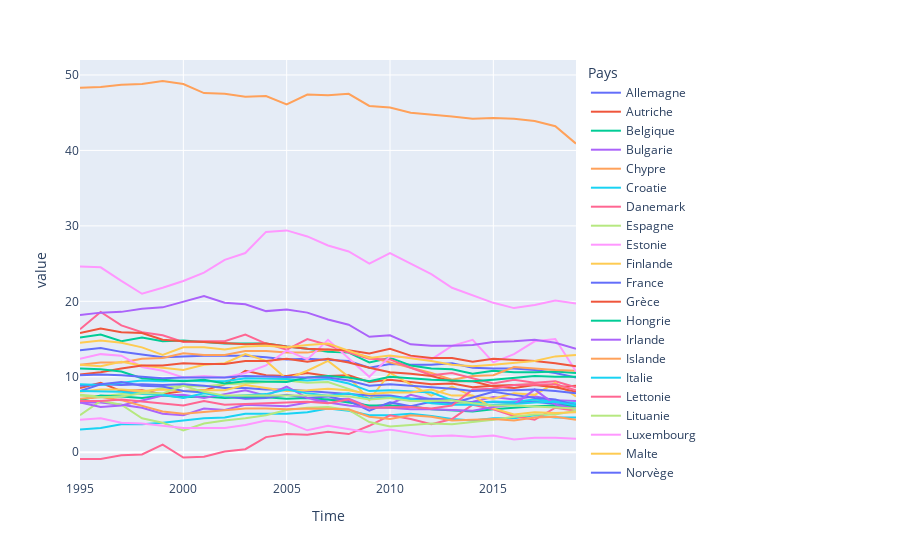

Write notebook code for a chart like this one.
### Code cell
T_HAB_clean_df_pivot.plot()

### Figure 1 — Plotly figure (JSON) as saved in the notebook; plotly's stock layout.template omitted (floating-point values rounded to 4 significant figures)
{"data": [{"hovertemplate": "Pays=Allemagne<br>Time=%{x}<br>value=%{y}<extra></extra>", "legendgroup": "Allemagne", "line": {"color": "#636efa", "dash": "solid"}, "marker": {"symbol": "circle"}, "mode": "lines", "name": "Allemagne", "orientation": "v", "showlegend": true, "type": "scatter", "x": [1995, 1996, 1997, 1998, 1999, 2000, 2001, 2002, 2003, 2004, 2005, 2006, 2007, 2008, 2009, 2010, 2011, 2012, 2013, 2014, 2015, 2016, 2017, 2018, 2019], "xaxis": "x", "y": [13.5, 13.8, 13.3, 13, 12.6, 12.7, 12.8, 12.8, 12.8, 12.6, 12.3, 12.4, 12.2, 12.1, 11.2, 11.7, 11.6, 11.6, 11.8, 11.2, 11.1, 11.1, 10.9, 10.5, 9.9], "yaxis": "y"}, {"hovertemplate": "Pays=Autriche<br>Time=%{x}<br>value=%{y}<extra></extra>", "legendgroup": "Autriche", "line": {"color": "#EF553B", "dash": "solid"}, "marker": {"symbol": "circle"}, "mode": "lines", "name": "Autriche", "orientation": "v", "showlegend": true, "type": "scatter", "x": [1995, 1996, 1997, 1998, 1999, 2000, 2001, 2002, 2003, 2004, 2005, 2006, 2007, 2008, 2009, 2010, 2011, 2012, 2013, 2014, 2015, 2016, 2017, 2018, 2019], "xaxis": "x", "y": [8.5, 9.2, 8.1, 8.2, 7.7, 8.1, 8.2, 9, 10.8, 10.2, 10.1, 10.5, 10.1, 10.2, 9.3, 9.6, 9.3, 9, 9.1, 8.6, 8.8, 8.9, 9, 8.6, 8.8], "yaxis": "y"}, {"hovertemplate": "Pays=Belgique<br>Time=%{x}<br>value=%{y}<extra></extra>", "legendgroup": "Belgique", "line": {"color": "#00cc96", "dash": "solid"}, "marker": {"symbol": "circle"}, "mode": "lines", "name": "Belgique", "orientation": "v", "showlegend": true, "type": "scatter", "x": [1995, 1996, 1997, 1998, 1999, 2000, 2001, 2002, 2003, 2004, 2005, 2006, 2007, 2008, 2009, 2010, 2011, 2012, 2013, 2014, 2015, 2016, 2017, 2018, 2019], "xaxis": "x", "y": [15.2, 15.6, 14.7, 15.2, 14.7, 14.8, 14.6, 14.4, 14.4, 14.4, 14, 13.7, 13.3, 13.2, 11.9, 12.5, 11.5, 11.1, 11, 10.4, 10.8, 10.6, 10.6, 10.7, 10.5], "yaxis": "y"}, {"hovertemplate": "Pays=Bulgarie<br>Time=%{x}<br>value=%{y}<extra></extra>", "legendgroup": "Bulgarie", "line": {"color": "#ab63fa", "dash": "solid"}, "marker": {"symbol": "circle"}, "mode": "lines", "name": "Bulgarie", "orientation": "v", "showlegend": true, "type": "scatter", "x": [1995, 1996, 1997, 1998, 1999, 2000, 2001, 2002, 2003, 2004, 2005, 2006, 2007, 2008, 2009, 2010, 2011, 2012, 2013, 2014, 2015, 2016, 2017, 2018, 2019], "xaxis": "x", "y": [6.6, 6.6, 6.3, 5.9, 5.1, 4.9, 5.8, 5.6, 6.3, 6.2, 6.1, 6.6, 7, 7.1, 6, 6.4, 7.6, 7, 6.5, 6.7, 7.3, 7, 7.4, 6.9, 6.8], "yaxis": "y"}, {"hovertemplate": "Pays=Chypre<br>Time=%{x}<br>value=%{y}<extra></extra>", "legendgroup": "Chypre", "line": {"color": "#FFA15A", "dash": "solid"}, "marker": {"symbol": "circle"}, "mode": "lines", "name": "Chypre", "orientation": "v", "showlegend": true, "type": "scatter", "x": [1995, 1996, 1997, 1998, 1999, 2000, 2001, 2002, 2003, 2004, 2005, 2006, 2007, 2008, 2009, 2010, 2011, 2012, 2013, 2014, 2015, 2016, 2017, 2018, 2019], "xaxis": "x", "y": [11.6, 11.9, 11.9, 12.4, 12.5, 13.1, 12.9, 12.9, 13.4, 13.4, 13.2, 13.2, 13.6, 13.3, 12.6, 11.9, 11.3, 10.5, 9.6, 10.1, 10.2, 11.3, 11.1, 10.9, 10.8], "yaxis": "y"}, {"hovertemplate": "Pays=Croatie<br>Time=%{x}<br>value=%{y}<extra></extra>", "legendgroup": "Croatie", "line": {"color": "#19d3f3", "dash": "solid"}, "marker": {"symbol": "circle"}, "mode": "lines", "name": "Croatie", "orientation": "v", "showlegend": true, "type": "scatter", "x": [1995, 1996, 1997, 1998, 1999, 2000, 2001, 2002, 2003, 2004, 2005, 2006, 2007, 2008, 2009, 2010, 2011, 2012, 2013, 2014, 2015, 2016, 2017, 2018, 2019], "xaxis": "x", "y": [3, 3.2, 3.7, 3.7, 3.9, 4.2, 4.5, 4.6, 5.1, 5.1, 5.1, 5.3, 5.8, 5.5, 4.9, 4.9, 5.1, 4.8, 4.4, 4.2, 4.5, 4.5, 4.9, 4.6, 4.6], "yaxis": "y"}, {"hovertemplate": "Pays=Danemark<br>Time=%{x}<br>value=%{y}<extra></extra>", "legendgroup": "Danemark", "line": {"color": "#FF6692", "dash": "solid"}, "marker": {"symbol": "circle"}, "mode": "lines", "name": "Danemark", "orientation": "v", "showlegend": true, "type": "scatter", "x": [1995, 1996, 1997, 1998, 1999, 2000, 2001, 2002, 2003, 2004, 2005, 2006, 2007, 2008, 2009, 2010, 2011, 2012, 2013, 2014, 2015, 2016, 2017, 2018, 2019], "xaxis": "x", "y": [16.3, 18.6, 16.8, 15.9, 15.5, 14.6, 14.7, 14.7, 15.6, 14.4, 13.6, 15, 14.2, 13.2, 12.4, 12.3, 11.2, 10.2, 10.5, 9.8, 9.1, 9.6, 9.2, 9.4, 8.6], "yaxis": "y"}, {"hovertemplate": "Pays=Espagne<br>Time=%{x}<br>value=%{y}<extra></extra>", "legendgroup": "Espagne", "line": {"color": "#B6E880", "dash": "solid"}, "marker": {"symbol": "circle"}, "mode": "lines", "name": "Espagne", "orientation": "v", "showlegend": true, "type": "scatter", "x": [1995, 1996, 1997, 1998, 1999, 2000, 2001, 2002, 2003, 2004, 2005, 2006, 2007, 2008, 2009, 2010, 2011, 2012, 2013, 2014, 2015, 2016, 2017, 2018, 2019], "xaxis": "x", "y": [7.6, 7.4, 7.7, 7.9, 8.5, 8.8, 8.7, 9, 9.1, 9.3, 9.5, 9.2, 9.3, 8.4, 7.5, 7.2, 7.1, 7, 6.5, 6.5, 6.7, 6.5, 6.8, 6.7, 6.3], "yaxis": "y"}, {"hovertemplate": "Pays=Estonie<br>Time=%{x}<br>value=%{y}<extra></extra>", "legendgroup": "Estonie", "line": {"color": "#FF97FF", "dash": "solid"}, "marker": {"symbol": "circle"}, "mode": "lines", "name": "Estonie", "orientation": "v", "showlegend": true, "type": "scatter", "x": [1995, 1996, 1997, 1998, 1999, 2000, 2001, 2002, 2003, 2004, 2005, 2006, 2007, 2008, 2009, 2010, 2011, 2012, 2013, 2014, 2015, 2016, 2017, 2018, 2019], "xaxis": "x", "y": [12.4, 13, 12.8, 11.3, 10.8, 9.9, 10.1, 9.9, 10.5, 11.5, 13.5, 12.3, 14.9, 12.4, 10, 12.7, 12.6, 12.3, 14.1, 14.9, 11.9, 13, 14.7, 15, 10.7], "yaxis": "y"}, {"hovertemplate": "Pays=Finlande<br>Time=%{x}<br>value=%{y}<extra></extra>", "legendgroup": "Finlande", "line": {"color": "#FECB52", "dash": "solid"}, "marker": {"symbol": "circle"}, "mode": "lines", "name": "Finlande", "orientation": "v", "showlegend": true, "type": "scatter", "x": [1995, 1996, 1997, 1998, 1999, 2000, 2001, 2002, 2003, 2004, 2005, 2006, 2007, 2008, 2009, 2010, 2011, 2012, 2013, 2014, 2015, 2016, 2017, 2018, 2019], "xaxis": "x", "y": [11.6, 11.4, 12, 11.5, 11.2, 10.9, 11.6, 11.8, 13, 12.1, 9.7, 10.8, 12.1, 10, 6.9, 10.5, 9, 7.5, 8.7, 7.4, 7.1, 7.8, 7.6, 9.2, 7.4], "yaxis": "y"}, {"hovertemplate": "Pays=France<br>Time=%{x}<br>value=%{y}<extra></extra>", "legendgroup": "France", "line": {"color": "#636efa", "dash": "solid"}, "marker": {"symbol": "circle"}, "mode": "lines", "name": "France", "orientation": "v", "showlegend": true, "type": "scatter", "x": [1995, 1996, 1997, 1998, 1999, 2000, 2001, 2002, 2003, 2004, 2005, 2006, 2007, 2008, 2009, 2010, 2011, 2012, 2013, 2014, 2015, 2016, 2017, 2018, 2019], "xaxis": "x", "y": [8.8, 9, 8.9, 9, 8.9, 9, 8.8, 8.5, 8.5, 8.3, 8.3, 8.1, 7.9, 7.7, 7.5, 7.5, 7.1, 7.1, 7, 6.6, 6.7, 6.6, 6.7, 6.4, 6.3], "yaxis": "y"}, {"hovertemplate": "Pays=Grèce<br>Time=%{x}<br>value=%{y}<extra></extra>", "legendgroup": "Grèce", "line": {"color": "#EF553B", "dash": "solid"}, "marker": {"symbol": "circle"}, "mode": "lines", "name": "Grèce", "orientation": "v", "showlegend": true, "type": "scatter", "x": [1995, 1996, 1997, 1998, 1999, 2000, 2001, 2002, 2003, 2004, 2005, 2006, 2007, 2008, 2009, 2010, 2011, 2012, 2013, 2014, 2015, 2016, 2017, 2018, 2019], "xaxis": "x", "y": [10.3, 10.6, 11.1, 11.5, 11.5, 11.8, 11.7, 11.7, 12.1, 12.1, 12.4, 12, 12.4, 11.9, 11.2, 10.6, 10.4, 10.1, 9.4, 9.4, 8.7, 8.5, 8.9, 8.6, 8], "yaxis": "y"}, {"hovertemplate": "Pays=Hongrie<br>Time=%{x}<br>value=%{y}<extra></extra>", "legendgroup": "Hongrie", "line": {"color": "#00cc96", "dash": "solid"}, "marker": {"symbol": "circle"}, "mode": "lines", "name": "Hongrie", "orientation": "v", "showlegend": true, "type": "scatter", "x": [1995, 1996, 1997, 1998, 1999, 2000, 2001, 2002, 2003, 2004, 2005, 2006, 2007, 2008, 2009, 2010, 2011, 2012, 2013, 2014, 2015, 2016, 2017, 2018, 2019], "xaxis": "x", "y": [6.9, 7.5, 7.4, 7.2, 7.5, 7.3, 7.4, 7.2, 7.3, 7.3, 7.1, 7.2, 7, 6.6, 6.2, 6.2, 6.1, 5.7, 5.5, 5.4, 5.7, 5.9, 6.1, 6.2, 6.1], "yaxis": "y"}, {"hovertemplate": "Pays=Irlande<br>Time=%{x}<br>value=%{y}<extra></extra>", "legendgroup": "Irlande", "line": {"color": "#ab63fa", "dash": "solid"}, "marker": {"symbol": "circle"}, "mode": "lines", "name": "Irlande", "orientation": "v", "showlegend": true, "type": "scatter", "x": [1995, 1996, 1997, 1998, 1999, 2000, 2001, 2002, 2003, 2004, 2005, 2006, 2007, 2008, 2009, 2010, 2011, 2012, 2013, 2014, 2015, 2016, 2017, 2018, 2019], "xaxis": "x", "y": [18.2, 18.5, 18.6, 19, 19.2, 20, 20.7, 19.8, 19.6, 18.7, 18.9, 18.5, 17.6, 16.9, 15.3, 15.5, 14.3, 14.1, 14.1, 14.2, 14.6, 14.7, 14.9, 14.5, 13.7], "yaxis": "y"}, {"hovertemplate": "Pays=Islande<br>Time=%{x}<br>value=%{y}<extra></extra>", "legendgroup": "Islande", "line": {"color": "#FFA15A", "dash": "solid"}, "marker": {"symbol": "circle"}, "mode": "lines", "name": "Islande", "orientation": "v", "showlegend": true, "type": "scatter", "x": [1995, 1996, 1997, 1998, 1999, 2000, 2001, 2002, 2003, 2004, 2005, 2006, 2007, 2008, 2009, 2010, 2011, 2012, 2013, 2014, 2015, 2016, 2017, 2018, 2019], "xaxis": "x", "y": [48.3, 48.4, 48.7, 48.8, 49.2, 48.8, 47.6, 47.5, 47.1, 47.2, 46.1, 47.4, 47.3, 47.5, 45.9, 45.7, 45, 44.8, 44.5, 44.2, 44.3, 44.2, 43.9, 43.2, 40.9], "yaxis": "y"}, {"hovertemplate": "Pays=Italie<br>Time=%{x}<br>value=%{y}<extra></extra>", "legendgroup": "Italie", "line": {"color": "#19d3f3", "dash": "solid"}, "marker": {"symbol": "circle"}, "mode": "lines", "name": "Italie", "orientation": "v", "showlegend": true, "type": "scatter", "x": [1995, 1996, 1997, 1998, 1999, 2000, 2001, 2002, 2003, 2004, 2005, 2006, 2007, 2008, 2009, 2010, 2011, 2012, 2013, 2014, 2015, 2016, 2017, 2018, 2019], "xaxis": "x", "y": [9, 8.9, 9.2, 9.5, 9.4, 9.5, 9.4, 9.4, 9.8, 9.7, 9.7, 9.5, 9.7, 9.1, 8.1, 8.2, 8.1, 7.9, 6.9, 6.5, 6.7, 6.7, 7, 6.7, 6.5], "yaxis": "y"}, {"hovertemplate": "Pays=Lettonie<br>Time=%{x}<br>value=%{y}<extra></extra>", "legendgroup": "Lettonie", "line": {"color": "#FF6692", "dash": "solid"}, "marker": {"symbol": "circle"}, "mode": "lines", "name": "Lettonie", "orientation": "v", "showlegend": true, "type": "scatter", "x": [1995, 1996, 1997, 1998, 1999, 2000, 2001, 2002, 2003, 2004, 2005, 2006, 2007, 2008, 2009, 2010, 2011, 2012, 2013, 2014, 2015, 2016, 2017, 2018, 2019], "xaxis": "x", "y": [-0.9, -0.9, -0.4, -0.3, 1, -0.7, -0.6, 0.1, 0.4, 2, 2.4, 2.3, 2.7, 2.4, 3.5, 4.9, 4.4, 3.7, 4.4, 6.3, 5.7, 4.8, 4.3, 5.9, 5.5], "yaxis": "y"}, {"hovertemplate": "Pays=Lituanie<br>Time=%{x}<br>value=%{y}<extra></extra>", "legendgroup": "Lituanie", "line": {"color": "#B6E880", "dash": "solid"}, "marker": {"symbol": "circle"}, "mode": "lines", "name": "Lituanie", "orientation": "v", "showlegend": true, "type": "scatter", "x": [1995, 1996, 1997, 1998, 1999, 2000, 2001, 2002, 2003, 2004, 2005, 2006, 2007, 2008, 2009, 2010, 2011, 2012, 2013, 2014, 2015, 2016, 2017, 2018, 2019], "xaxis": "x", "y": [4.9, 6.8, 6.3, 4.5, 3.9, 2.9, 3.8, 4.2, 4.5, 4.9, 5.6, 5.9, 6, 5.6, 4, 3.4, 3.6, 3.8, 3.7, 4, 4.3, 4.7, 5, 5, 5.5], "yaxis": "y"}, {"hovertemplate": "Pays=Luxembourg<br>Time=%{x}<br>value=%{y}<extra></extra>", "legendgroup": "Luxembourg", "line": {"color": "#FF97FF", "dash": "solid"}, "marker": {"symbol": "circle"}, "mode": "lines", "name": "Luxembourg", "orientation": "v", "showlegend": true, "type": "scatter", "x": [1995, 1996, 1997, 1998, 1999, 2000, 2001, 2002, 2003, 2004, 2005, 2006, 2007, 2008, 2009, 2010, 2011, 2012, 2013, 2014, 2015, 2016, 2017, 2018, 2019], "xaxis": "x", "y": [24.6, 24.5, 22.7, 21, 21.8, 22.7, 23.8, 25.5, 26.4, 29.2, 29.4, 28.6, 27.4, 26.6, 25, 26.4, 25, 23.6, 21.8, 20.8, 19.8, 19.1, 19.5, 20.1, 19.7], "yaxis": "y"}, {"hovertemplate": "Pays=Malte<br>Time=%{x}<br>value=%{y}<extra></extra>", "legendgroup": "Malte", "line": {"color": "#FECB52", "dash": "solid"}, "marker": {"symbol": "circle"}, "mode": "lines", "name": "Malte", "orientation": "v", "showlegend": true, "type": "scatter", "x": [1995, 1996, 1997, 1998, 1999, 2000, 2001, 2002, 2003, 2004, 2005, 2006, 2007, 2008, 2009, 2010, 2011, 2012, 2013, 2014, 2015, 2016, 2017, 2018, 2019], "xaxis": "x", "y": [8, 8.3, 8.3, 8.1, 8.3, 8.1, 8.2, 8.2, 8.9, 8.5, 8.1, 8.2, 8.4, 8.2, 7.7, 7.9, 7.9, 8.3, 7.5, 7.5, 5.8, 5, 5.3, 5.2, 5.3], "yaxis": "y"}, {"hovertemplate": "Pays=Norvège<br>Time=%{x}<br>value=%{y}<extra></extra>", "legendgroup": "Norvège", "line": {"color": "#636efa", "dash": "solid"}, "marker": {"symbol": "circle"}, "mode": "lines", "name": "Norvège", "orientation": "v", "showlegend": true, "type": "scatter", "x": [1995, 1996, 1997, 1998, 1999, 2000, 2001, 2002, 2003, 2004, 2005, 2006, 2007, 2008, 2009, 2010, 2011, 2012, 2013, 2014, 2015, 2016, 2017, 2018, 2019], "xaxis": "x", "y": [8.1, 9, 9.3, 8.8, 8.7, 8.1, 7.9, 7.4, 7.1, 7.2, 7.6, 7.2, 7.4, 6.8, 5.5, 6.6, 6.1, 6.7, 6.5, 7.2, 8, 7.6, 7.2, 7, 6.2], "yaxis": "y"}, {"hovertemplate": "Pays=Pays-Bas<br>Time=%{x}<br>value=%{y}<extra></extra>", "legendgroup": "Pays-Bas", "line": {"color": "#EF553B", "dash": "solid"}, "marker": {"symbol": "circle"}, "mode": "lines", "name": "Pays-Bas", "orientation": "v", "showlegend": true, "type": "scatter", "x": [1995, 1996, 1997, 1998, 1999, 2000, 2001, 2002, 2003, 2004, 2005, 2006, 2007, 2008, 2009, 2010, 2011, 2012, 2013, 2014, 2015, 2016, 2017, 2018, 2019], "xaxis": "x", "y": [15.8, 16.4, 15.9, 15.8, 14.9, 14.7, 14.6, 14.4, 14.3, 14.4, 14, 13.7, 13.6, 13.5, 13.1, 13.7, 12.8, 12.5, 12.5, 12, 12.4, 12.3, 12.1, 11.8, 11.4], "yaxis": "y"}, {"hovertemplate": "Pays=Pologne<br>Time=%{x}<br>value=%{y}<extra></extra>", "legendgroup": "Pologne", "line": {"color": "#00cc96", "dash": "solid"}, "marker": {"symbol": "circle"}, "mode": "lines", "name": "Pologne", "orientation": "v", "showlegend": true, "type": "scatter", "x": [1995, 1996, 1997, 1998, 1999, 2000, 2001, 2002, 2003, 2004, 2005, 2006, 2007, 2008, 2009, 2010, 2011, 2012, 2013, 2014, 2015, 2016, 2017, 2018, 2019], "xaxis": "x", "y": [11.1, 11, 10.7, 9.8, 9.6, 9.4, 9.6, 9.1, 9.4, 9.3, 9.3, 9.9, 10.1, 9.9, 9.4, 10, 9.8, 9.6, 9.5, 9.4, 9.6, 9.8, 10.1, 10, 10], "yaxis": "y"}, {"hovertemplate": "Pays=Portugal<br>Time=%{x}<br>value=%{y}<extra></extra>", "legendgroup": "Portugal", "line": {"color": "#ab63fa", "dash": "solid"}, "marker": {"symbol": "circle"}, "mode": "lines", "name": "Portugal", "orientation": "v", "showlegend": true, "type": "scatter", "x": [1995, 1996, 1997, 1998, 1999, 2000, 2001, 2002, 2003, 2004, 2005, 2006, 2007, 2008, 2009, 2010, 2011, 2012, 2013, 2014, 2015, 2016, 2017, 2018, 2019], "xaxis": "x", "y": [6.6, 6, 6.2, 6.8, 7.5, 7.6, 7.2, 7.7, 8.2, 7.5, 8.7, 7.2, 6.6, 6.2, 5.9, 5.9, 5.7, 5.7, 5.6, 5.5, 6, 6.3, 8.3, 6.3, 5.8], "yaxis": "y"}, {"hovertemplate": "Pays=Roumanie<br>Time=%{x}<br>value=%{y}<extra></extra>", "legendgroup": "Roumanie", "line": {"color": "#FFA15A", "dash": "solid"}, "marker": {"symbol": "circle"}, "mode": "lines", "name": "Roumanie", "orientation": "v", "showlegend": true, "type": "scatter", "x": [1995, 1996, 1997, 1998, 1999, 2000, 2001, 2002, 2003, 2004, 2005, 2006, 2007, 2008, 2009, 2010, 2011, 2012, 2013, 2014, 2015, 2016, 2017, 2018, 2019], "xaxis": "x", "y": [7.1, 7.3, 6.9, 6.2, 5.4, 5.1, 5.3, 5.5, 5.8, 5.8, 5.7, 5.8, 5.8, 5.7, 4.7, 4.4, 4.9, 4.7, 4.2, 4.3, 4.4, 4.2, 4.6, 4.7, 4.3], "yaxis": "y"}, {"hovertemplate": "Pays=Slovaquie<br>Time=%{x}<br>value=%{y}<extra></extra>", "legendgroup": "Slovaquie", "line": {"color": "#19d3f3", "dash": "solid"}, "marker": {"symbol": "circle"}, "mode": "lines", "name": "Slovaquie", "orientation": "v", "showlegend": true, "type": "scatter", "x": [1995, 1996, 1997, 1998, 1999, 2000, 2001, 2002, 2003, 2004, 2005, 2006, 2007, 2008, 2009, 2010, 2011, 2012, 2013, 2014, 2015, 2016, 2017, 2018, 2019], "xaxis": "x", "y": [8.1, 8, 8, 7.7, 7.6, 7.2, 7.8, 7.4, 7.6, 7.7, 8.3, 7.8, 7.5, 7.8, 7.1, 7.3, 7.1, 6.5, 6.3, 6.3, 6.3, 6.4, 6.6, 6.7, 6.2], "yaxis": "y"}, {"hovertemplate": "Pays=Slovénie<br>Time=%{x}<br>value=%{y}<extra></extra>", "legendgroup": "Slovénie", "line": {"color": "#FF6692", "dash": "solid"}, "marker": {"symbol": "circle"}, "mode": "lines", "name": "Slovénie", "orientation": "v", "showlegend": true, "type": "scatter", "x": [1995, 1996, 1997, 1998, 1999, 2000, 2001, 2002, 2003, 2004, 2005, 2006, 2007, 2008, 2009, 2010, 2011, 2012, 2013, 2014, 2015, 2016, 2017, 2018, 2019], "xaxis": "x", "y": [6.8, 6.8, 7, 6.7, 6.4, 6.2, 6.8, 6.3, 6.4, 6.5, 6.6, 6.7, 6.5, 7, 5.9, 6, 6, 5.8, 6.2, 8.3, 8.4, 8.9, 9, 9, 8.2], "yaxis": "y"}, {"hovertemplate": "Pays=Suisse<br>Time=%{x}<br>value=%{y}<extra></extra>", "legendgroup": "Suisse", "line": {"color": "#B6E880", "dash": "solid"}, "marker": {"symbol": "circle"}, "mode": "lines", "name": "Suisse", "orientation": "v", "showlegend": true, "type": "scatter", "x": [1995, 1996, 1997, 1998, 1999, 2000, 2001, 2002, 2003, 2004, 2005, 2006, 2007, 2008, 2009, 2010, 2011, 2012, 2013, 2014, 2015, 2016, 2017, 2018, 2019], "xaxis": "x", "y": [7.5, 7.3, 7.4, 7.8, 7.8, 8.8, 8, 7.5, 7.5, 7.5, 7.6, 7.6, 7.5, 7.4, 7, 7.2, 6.8, 6.8, 6.9, 6.5, 6.2, 6.2, 6.1, 6, 5.8], "yaxis": "y"}, {"hovertemplate": "Pays=Suède<br>Time=%{x}<br>value=%{y}<extra></extra>", "legendgroup": "Suède", "line": {"color": "#FF97FF", "dash": "solid"}, "marker": {"symbol": "circle"}, "mode": "lines", "name": "Suède", "orientation": "v", "showlegend": true, "type": "scatter", "x": [1995, 1996, 1997, 1998, 1999, 2000, 2001, 2002, 2003, 2004, 2005, 2006, 2007, 2008, 2009, 2010, 2011, 2012, 2013, 2014, 2015, 2016, 2017, 2018, 2019], "xaxis": "x", "y": [4.3, 4.5, 3.9, 3.8, 3.5, 3.2, 3.2, 3.2, 3.6, 4.2, 4, 2.9, 3.5, 3.1, 2.6, 3, 2.5, 2.1, 2.2, 2, 2.2, 1.7, 1.9, 1.9, 1.8], "yaxis": "y"}, {"hovertemplate": "Pays=Tchéquie<br>Time=%{x}<br>value=%{y}<extra></extra>", "legendgroup": "Tchéquie", "line": {"color": "#FECB52", "dash": "solid"}, "marker": {"symbol": "circle"}, "mode": "lines", "name": "Tchéquie", "orientation": "v", "showlegend": true, "type": "scatter", "x": [1995, 1996, 1997, 1998, 1999, 2000, 2001, 2002, 2003, 2004, 2005, 2006, 2007, 2008, 2009, 2010, 2011, 2012, 2013, 2014, 2015, 2016, 2017, 2018, 2019], "xaxis": "x", "y": [14.5, 14.8, 14.5, 13.9, 12.9, 13.9, 13.9, 13.6, 14, 14.1, 13.9, 14.2, 14.4, 13.5, 12.5, 12.8, 12.5, 12.1, 11.6, 11.4, 11.6, 11.8, 12.1, 12.7, 12.9], "yaxis": "y"}, {"hovertemplate": "Pays=Union européenne - 27 pays (à partir de 2020)<br>Time=%{x}<br>value=%{y}<extra></extra>", "legendgroup": "Union européenne - 27 pays (à partir de 2020)", "line": {"color": "#636efa", "dash": "solid"}, "marker": {"symbol": "circle"}, "mode": "lines", "name": "Union européenne - 27 pays (à partir de 2020)", "orientation": "v", "showlegend": true, "type": "scatter", "x": [1995, 1996, 1997, 1998, 1999, 2000, 2001, 2002, 2003, 2004, 2005, 2006, 2007, 2008, 2009, 2010, 2011, 2012, 2013, 2014, 2015, 2016, 2017, 2018, 2019], "xaxis": "x", "y": [10.2, 10.3, 10.2, 10, 9.8, 9.9, 9.9, 9.9, 10.1, 10, 9.9, 9.9, 9.9, 9.5, 8.8, 9, 8.8, 8.6, 8.4, 8.1, 8.2, 8.2, 8.3, 8.1, 7.8], "yaxis": "y"}], "layout": {"legend": {"title": {"text": "Pays"}, "tracegroupgap": 0}, "margin": {"t": 60}, "xaxis": {"anchor": "y", "domain": [0, 1], "title": {"text": "Time"}}, "yaxis": {"anchor": "x", "domain": [0, 1], "title": {"text": "value"}}}}
